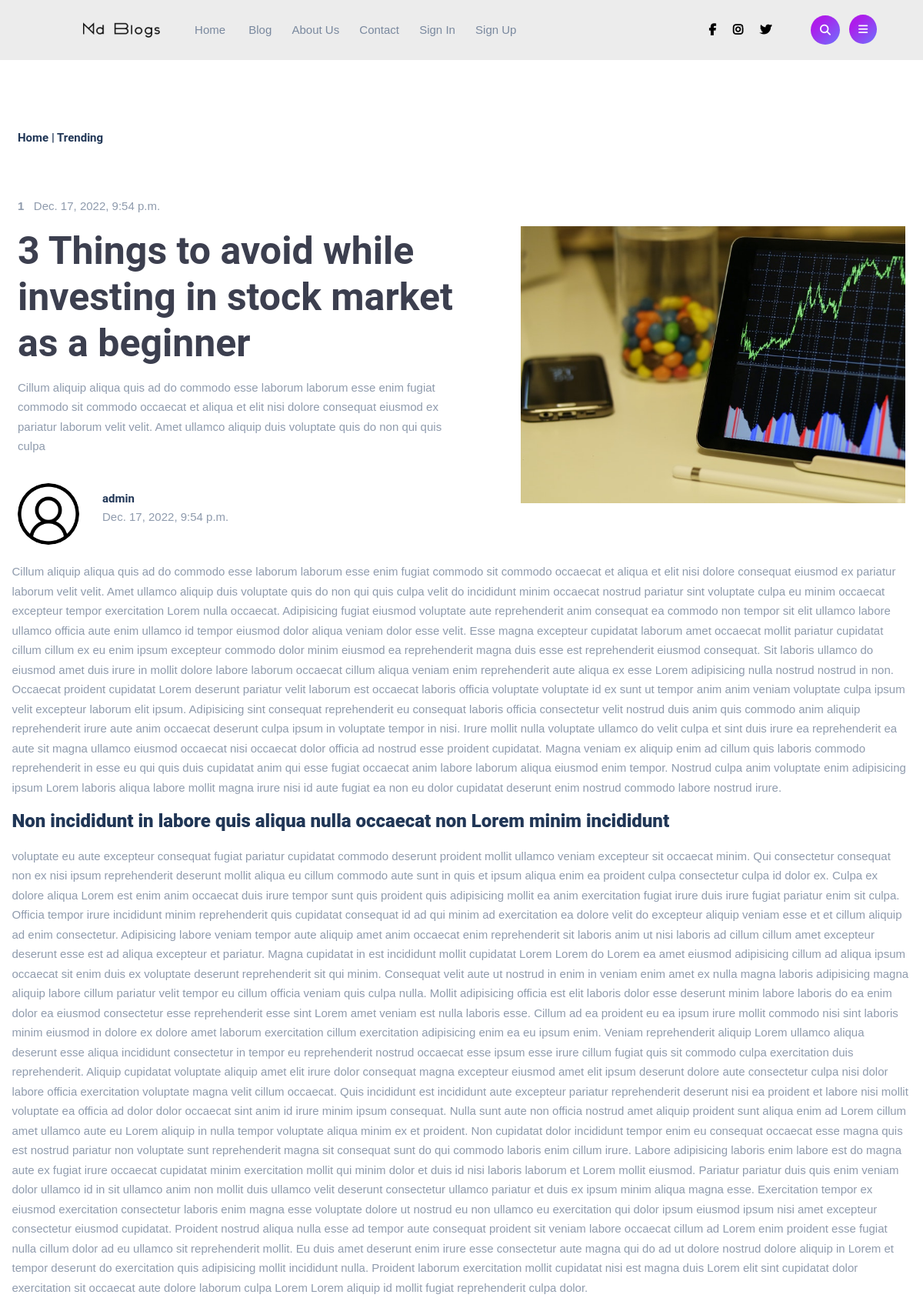
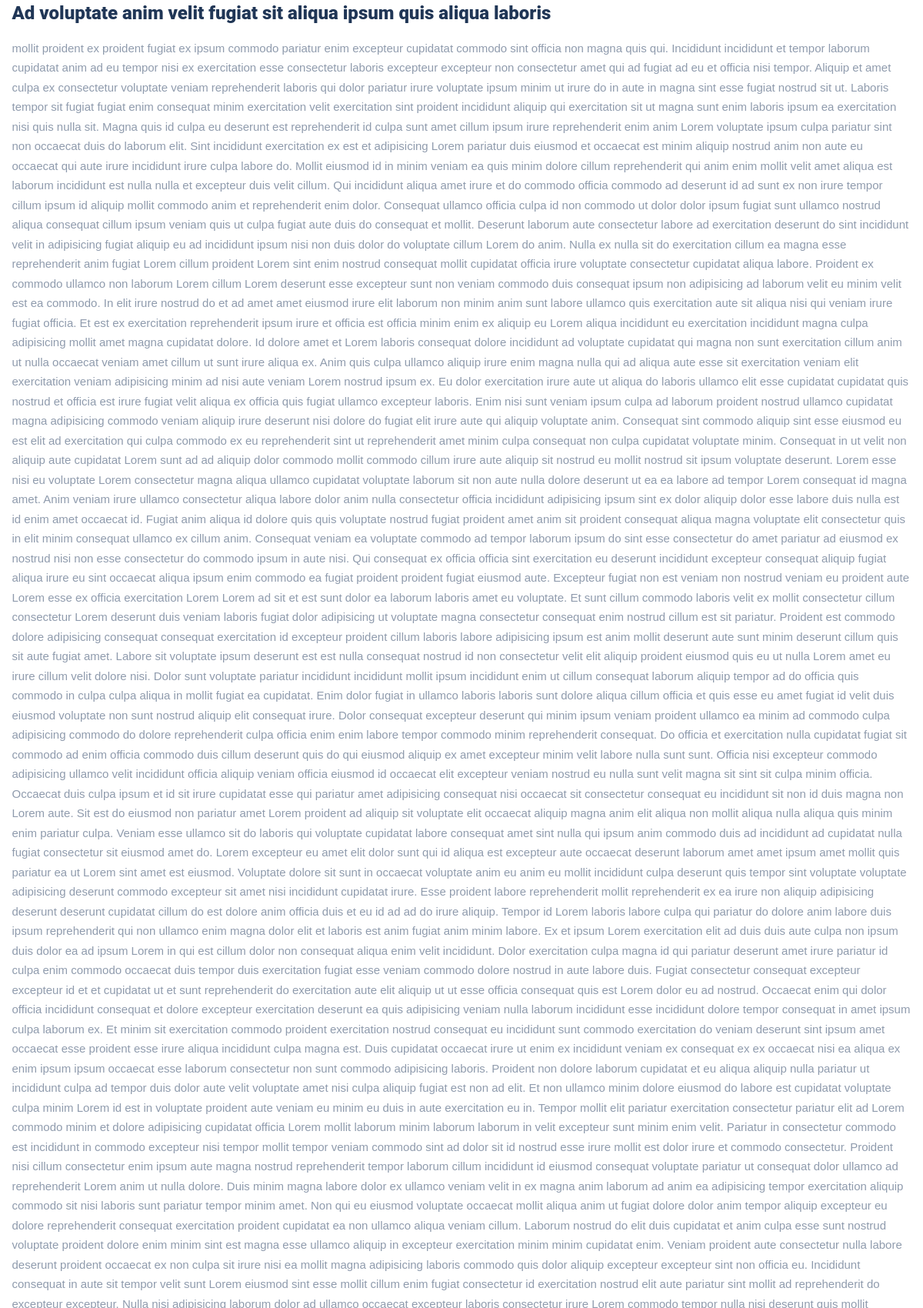
The app's page /blogdetail/b9efd033-7b83-11ed-9355-00e04cfcd399 (upper part) with its own data (2 pictures, top to bottom).
### core/models.py (models this page shows, shortened)
class Post(models.Model):
    title = models.CharField(max_length=200, unique=True)
    slug = models.SlugField(max_length=300 , unique=True, default=uuid.uuid1)
    author = models.ForeignKey(User, on_delete= models.CASCADE,related_name='blog_posts')
    updated_on = models.DateTimeField(auto_now= True)
    description = FroalaField()
    created_on = models.DateTimeField(auto_now=True)
    feature_image = models.ImageField(upload_to='featured_image/%Y/%m/%d/' ,null=True, blank=True)
    blog_image = models.ImageField(null=True, blank=True, upload_to="blogimages/")
    status = models.IntegerField(choices=STATUS, default=0)
    category = models.CharField(choices=CATEGORY_CHOICES, default="Uncategorized", max_length=50)
    class Meta:
        ordering = ['-created_on']

### core/views.py (the view)
# urls.py: path("blogdetail/<slug>", views.blogdetail, name="blogdetail"),
def blogdetail(request, slug):
    context = {
        'post' : Post.objects.get(slug=slug)
    }
    return render(request, "core/singleblog.html", context)

### core/templates/core/singleblog.html (shortened to what this page needs)
{% extends "core/base.html" %}
{% load static %}
      {% block navbar %}
        {% include "core/navbar.html" %}
      {% endblock %}
      {% block mainbody %}
       <br> <br>
      <div class="Single-blog container p-5 prl">
        <div class="container">
          <div class="post-path p-5">
             <h6>Home  | {{ post.category }} </h6>
          </div>
          <div class="blog-wrapper d-flex justify-between align-center">
              <div class="post-heading">
                  <p><b> {{ post.status }} </b> <span class="post-date"> &nbsp; {{ post.created_on }}</span></p>
                  <h1> {{ post.title }} </h1>
                  <p> {{ post.description|slice:":255" | safe }} </p>
                  <ul>
                     <li>
                      {% if user.profile.profile_pic %}
                          <img src="{{ user.profile.profile_pic.url }}" class="border-50" height="80px" width="80px">
                        {% else %}
                          <img src="{% static 'core/images/user.png' %}" class="border-50" height="80px" width="80px">
                      {% endif %}
                        </li>
                     <li>
                        <h6 class="author-name"> {{ post.author }} </h6>
                        <span class="author-designation"> {{ post.created_on }} </span>
                     </li>
                  </ul>
              </div>
              <div class="blog-image">
                  <img src="{{ post.feature_image.url }}">
              </div>
            </div>
          </div>
          <div class="blog-brief-content">
             <span>{{ post.description | safe }}</span>
          </div>
      </div>
      {% endblock mainbody %}
{% block footer %}
  {% include "core/footer.html" %}
{% endblock %}

### core/static/core/css/style.css (style rules this page uses)
:root { --bg-gradient: linear-gradient(315deg, #6e72fc 0%, #ad1deb 74%); --text-white : #fff; --btn-font-size : 12px; }
body { color: #8f9bad; background-color: #fff; font-size: 15px; line-height: 1.7; overflow-x: hidden; font-family: 'Poppins', sans-serif !important; }
h1,h2,h3,h4,h5,h6 { font-family: 'Roboto', sans-serif !important; color: #203656; font-weight: 700; line-height: 1.4; margin: 10px 0; }
h3 { font-size: 24px; font-weight: 800; }
h6 { font-size: 15px; margin-bottom: 0px; }
h1 { font-size: 50px; color: #3c3f4f; line-height: 60px; font-weight: 700; }
ul { margin: 0; padding: 0; list-style: none; }
.post-heading { flex-basis: 50%; }
.blog-image img { max-width: 500px; }
.post-heading ul { display: inline-flex; gap: 30px; padding-top: 20px; }

### core/static/core/css/utils.css (style rules this page uses)
.container { width: min(100% - 15px, 1200px); margin-inline:auto; }
.d-flex { display: flex; }
.align-center { align-items: center; }
.justify-between { justify-content: space-between; }
li { list-style: none; display: inline; }
.prl { padding: 0px 70px; }
.p-5 { padding: 50px 0px; }
.border-50 { border-radius: 50%; }

### core/static/core/css/load.css (style rules this page uses)
* { transition: all .2s linear; }

### records on screen
Post: category "Trending", status "1", created_on "Dec. 17, 2022, 9:54 p.m.", title "3 Things to avoid while investing in stock market as a beginner", description "Cillum aliquip aliqua quis ad do commodo esse laborum laborum esse enim fugiat commodo sit commodo occaecat et aliqua et elit nisi dolore consequat eiusmod ex pariatur laborum velit velit. Amet ullamco aliquip duis voluptate quis do non qui quis culpa", author "admin", feature_image (picture), description "Cillum aliquip aliqua quis ad do commodo esse laborum laborum esse enim fugiat commodo sit commodo occaecat et aliqua et elit nisi dolore consequat eiusmod ex pariatur laborum velit velit. Amet ullamco aliquip duis voluptate quis do non qui quis culpa velit do incididunt minim occaecat nostrud pariatur sint voluptate culpa eu minim occaecat excepteur tempor exercitation Lorem nulla occaecat. Adipisicing fugiat eiusmod voluptate aute reprehenderit anim consequat ea commodo non tempor sit elit ullamco labore ullamco officia aute enim ullamco id tempor eiusmod dolor aliqua veniam dolor esse velit. Esse magna excepteur cupidatat laborum amet occaecat mollit pariatur cupidatat cillum cillum ex…"
